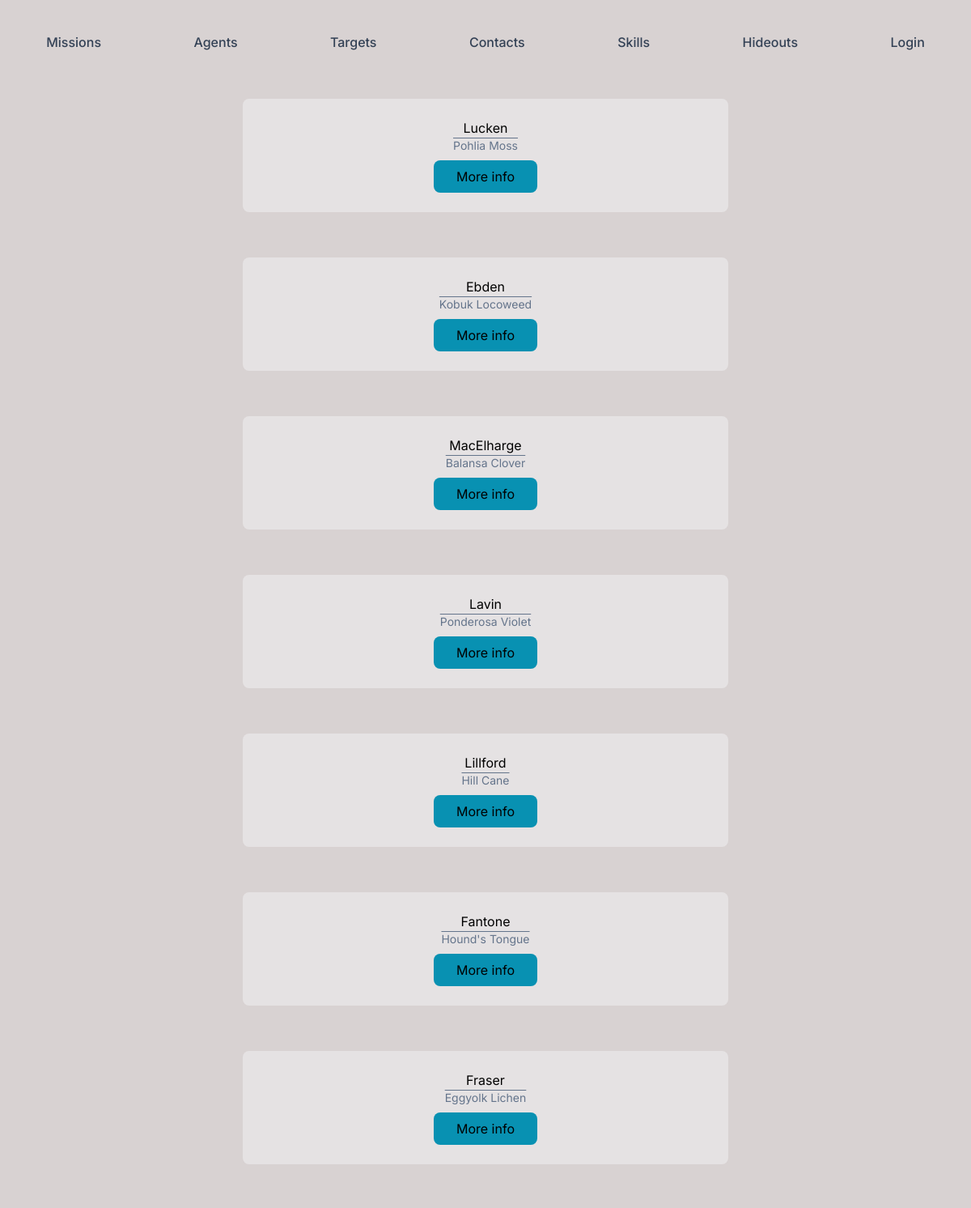
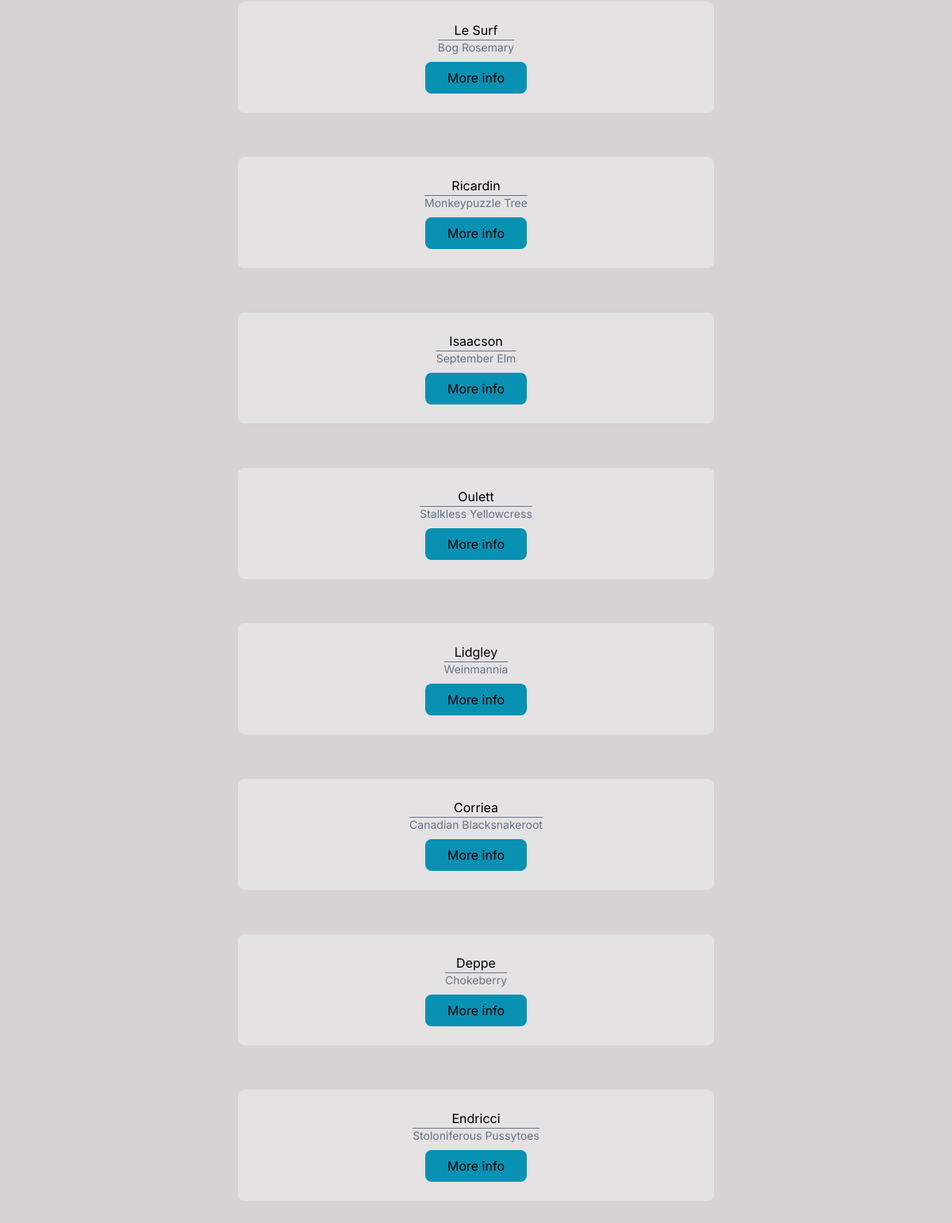
The page /dist/contacts.php on the database its author committed (2 pictures, top to bottom).
### tables this page shows
CREATE TABLE IF NOT EXISTS `contact` (
  `id` int(11) NOT NULL AUTO_INCREMENT,
  `last_name` varchar(60) NOT NULL,
  `first_name` varchar(60) NOT NULL,
  `birth_date` date NOT NULL,
  `code_name` varchar(60) NOT NULL,
  `nationality_id` int(11) NOT NULL,
  PRIMARY KEY (`id`),
  KEY `FK_nationality_id_contact` (`nationality_id`),
  CONSTRAINT `FK_nationality_id_contact` FOREIGN KEY (`nationality_id`) REFERENCES `nationality` (`id`)
);

### dist/contacts.php (the view, shortened to what this page needs)
<!DOCTYPE html>
<html lang="fr">
<?php session_start();
$cleardb_url = parse_url(getenv("DATABASE_URL"));
$cleardb_server = $cleardb_url["host"];
$cleardb_username = $cleardb_url["user"];
$cleardb_password = $cleardb_url["pass"];
$cleardb_db = substr($cleardb_url["path"], 1);
$pdo = mysqli_connect($cleardb_server, $cleardb_username, $cleardb_password, $cleardb_db);
?>
<head>
  <link href="./output.css" rel="stylesheet">
  <link rel="stylesheet" href="../css/styles.css">
</head>
<body>
  <nav class="flex flex-wrap justify-around w-full mt-8">
    <a href="index.php" class="font-medium px-3 py-2 text-slate-700 rounded-lg hover:text-orange-600">Missions</a>
    <a href="agents.php" class="font-medium px-3 py-2 text-slate-700 rounded-lg hover:text-orange-600">Agents</a>
    <a href="targets.php" class="font-medium px-3 py-2 text-slate-700 rounded-lg hover:text-orange-600">Targets</a>
    <a href="contacts.php" class="font-medium px-3 py-2 text-slate-700 rounded-lg hover:text-orange-600">Contacts</a>
    <a href="skills.php" class="font-medium px-3 py-2 text-slate-700 rounded-lg hover:text-orange-600">Skills</a>
    <a href="hideouts.php" class="font-medium px-3 py-2 text-slate-700 rounded-lg hover:text-orange-600">Hideouts</a>
    <?php
    if (!isset($_SESSION['email'])) {
    ?>
      <a href="login.php" class="font-medium px-3 py-2 text-slate-700 rounded-lg hover:text-orange-600">Login</a>
    <?php
    } else {
    ?>
      <a href="logout.php" class="font-medium px-3 py-2 text-slate-700 rounded-lg hover:text-orange-600">Logout</a>
    <?php
    }
    ?>
  </nav>
  <div class="block text-center py-8">
    <?php
    foreach (mysqli_query($pdo, ('SELECT * FROM contact')) as $contact) {
      echo '<div class="mx-auto w-3/4 md:w-2/3 lg:w-1/2 rounded-lg bg-gray-100/50 p-6 m-4">';
      echo $contact['last_name'] . '<br>';
      echo '<p class="overline text-sm text-slate-500">';
      echo $contact['code_name'];
      echo '</p>';
      echo '<div class="flex flex-wrap justify-evenly">';
      echo '<form action="./actions/contactInfo.php" method="GET">';
      echo '<button type="submit" value="' . $contact['id'] . '" name="info" class="mt-2 p-2 w-32 rounded-lg hover:bg-cyan-700 bg-cyan-600">';
      echo 'More info';
      echo '</button>';
      echo '</form>';
      echo '</div>';
      echo '</div>';
      echo "<br>";
    } ?>
  </div>
</body>
</html>

### css/styles.css (style rules this page uses)
* { box-sizing: border-box; }
html, body { font-family: "Inter"; }
body { height: 90vh; width: 100vw; background-color: rgb(216, 210, 210); }
a { position: relative; }
a:after { position: relative; top: 1%; left: 0%; width: 0; height: 2px; background: #EA580C; display: block; content: ""; transition: width 0.5s ease-in-out; }

### rows shown on the page
contact: last_name "Lucken", code_name "Pohlia Moss", $contact['id'] 16 (drawn)
contact: last_name "Ebden", code_name "Kobuk Locoweed", $contact['id'] 17 (drawn)
contact: last_name "MacElharge", code_name "Balansa Clover", $contact['id'] 18 (drawn)
contact: last_name "Lavin", code_name "Ponderosa Violet", $contact['id'] 19 (drawn)
contact: last_name "Lillford", code_name "Hill Cane", $contact['id'] 20 (drawn)
contact: last_name "Fantone", code_name "Hound's Tongue", $contact['id'] 21 (drawn)
contact: last_name "Fraser", code_name "Eggyolk Lichen", $contact['id'] 22 (drawn)
contact: last_name "Le Surf", code_name "Bog Rosemary", $contact['id'] 23 (drawn)
contact: last_name "Ricardin", code_name "Monkeypuzzle Tree", $contact['id'] 24 (drawn)
contact: last_name "Isaacson", code_name "September Elm", $contact['id'] 25 (drawn)
contact: last_name "Oulett", code_name "Stalkless Yellowcress", $contact['id'] 26 (drawn)
contact: last_name "Lidgley", code_name "Weinmannia", $contact['id'] 27 (drawn)
contact: last_name "Corriea", code_name "Canadian Blacksnakeroot", $contact['id'] 28 (drawn)
contact: last_name "Deppe", code_name "Chokeberry", $contact['id'] 29 (drawn)
contact: last_name "Endricci", code_name "Stoloniferous Pussytoes", $contact['id'] 30 (drawn)
